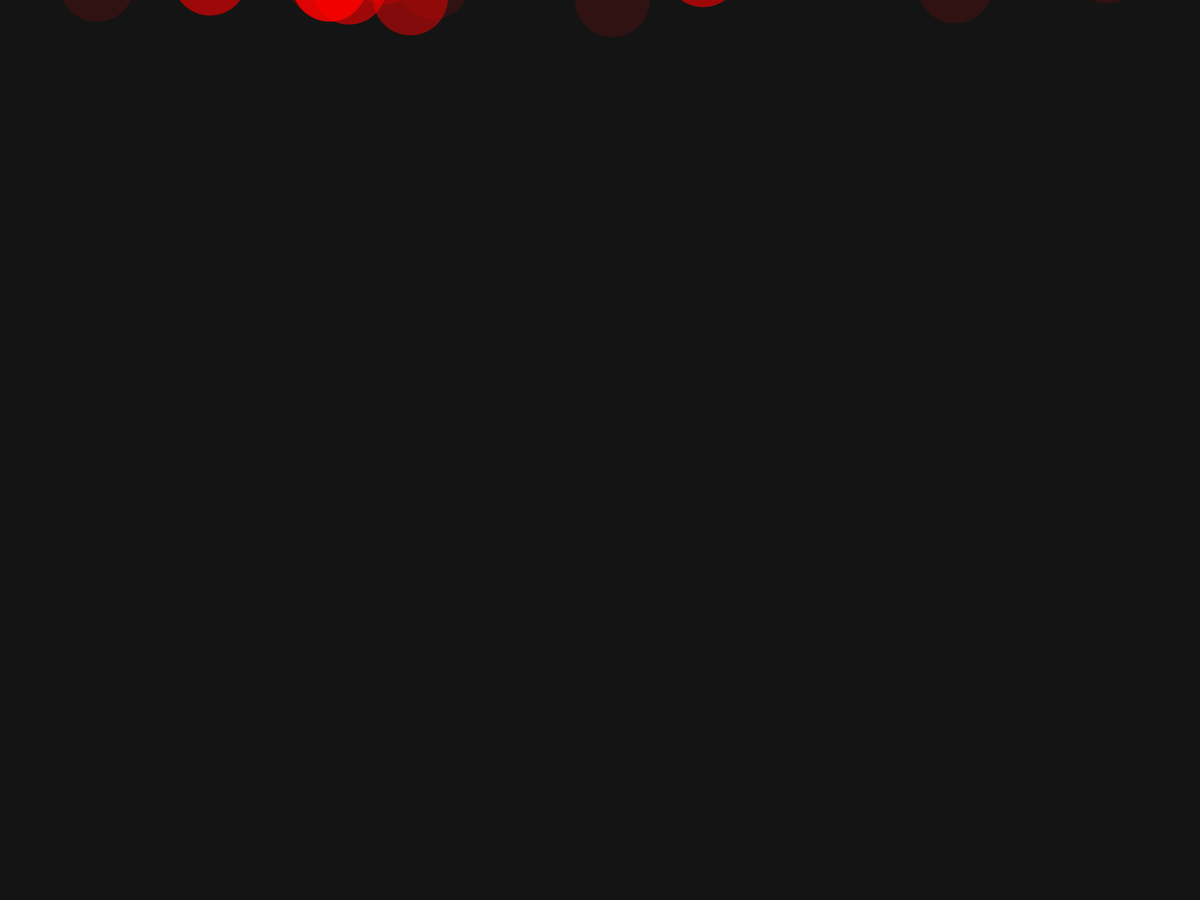
Frame 1 (no input)
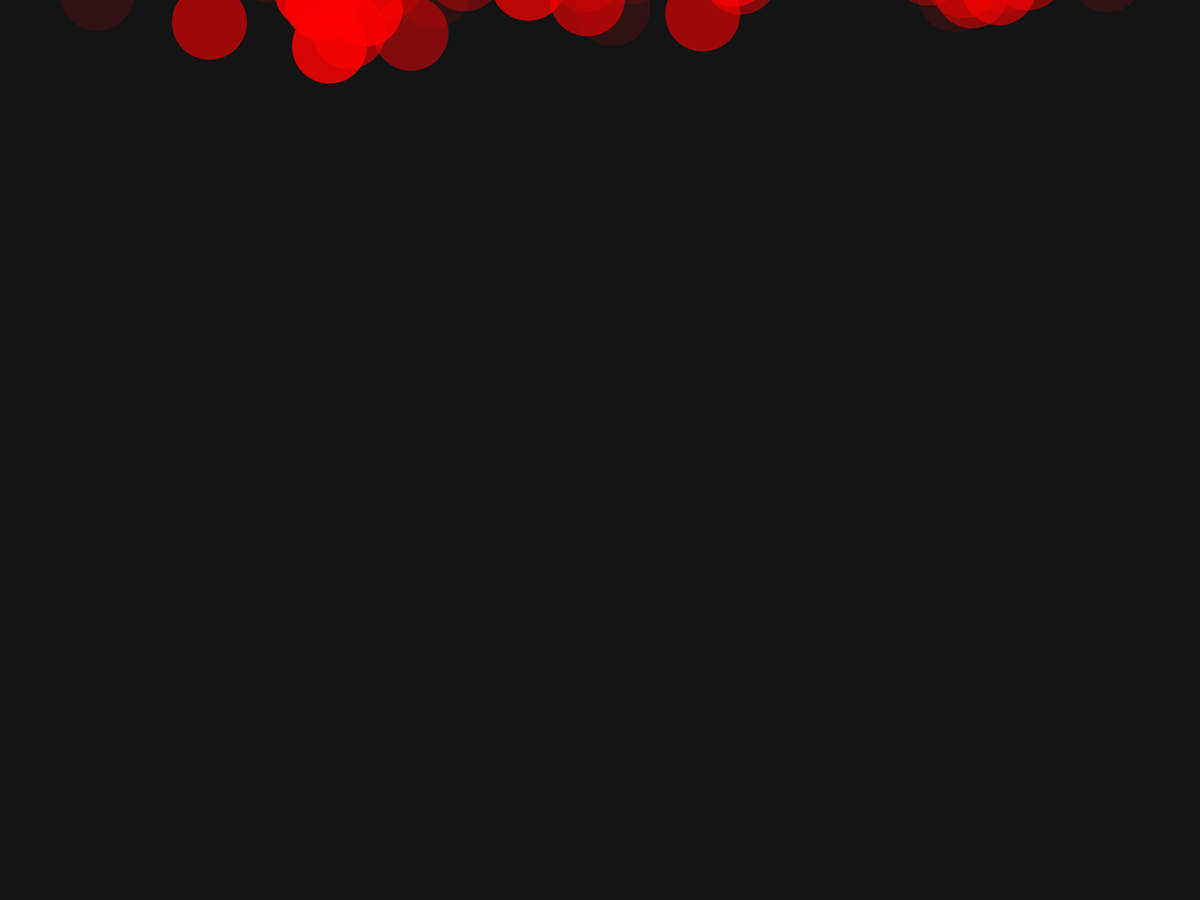
Frame 60 (the mouse pressed at the canvas centre just before this capture)
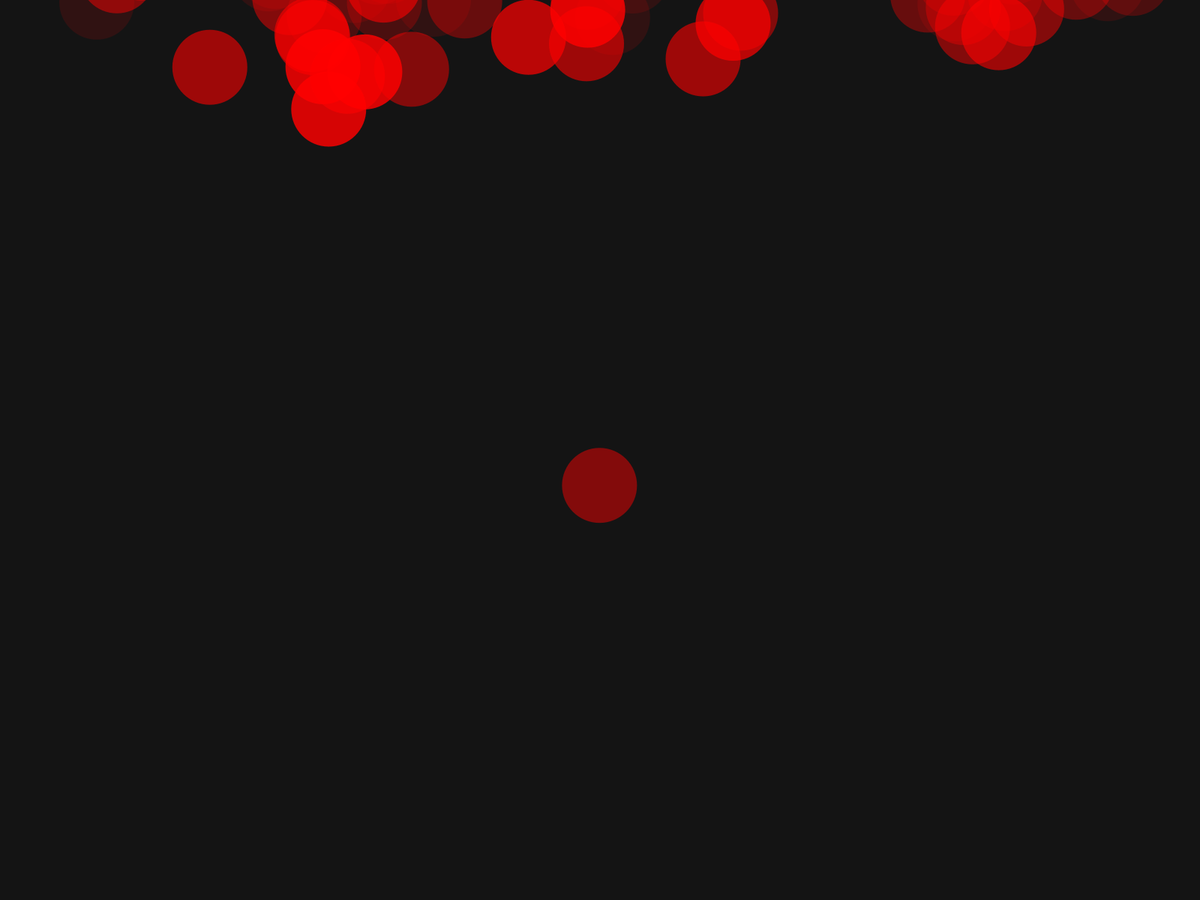
Frame 120 (the mouse held since frame 60 and released just before this capture)

The Processing sketch that drew these frames (run headless with seeded random() and noise(); from frame 60 on, the mouse is pressed at the canvas centre):

// Processing sketch: NASLEDNIK
// ── NASLEDNIK.pde
class Snow {
  float x,
  y;
  int z;

  Snow() {
    z = (int) random(0, 8);
    x = random(0, width);
    y = random( - height, 0) * z * 0.25;
  }

  void fall() {
    noStroke();
    fill(255, 0, 0, z * 30);
    ellipse(x, y, 100, 100);
    y += z * 0.20;
    x += random( - 1, 1) * (z * 0.03);
  }
}
Snow[] flakes;

void setup() {
  fullScreen();
  smooth();

  flakes = new Snow[300];
  for (int i = 0; i < 300; i++) flakes[i] = new Snow();

}

void draw() {
  background(20);

  for (int i = 0; i < 300; i++) {
    flakes[i].fall();
    if (flakes[i].y > height + 20) flakes[i] = new Snow();
  }

}

void mousePressed() {
  Snow temp = new Snow();
  temp.x = mouseX;
  temp.y = mouseY;
  flakes[(int) random(0, 250)] = temp;
}
